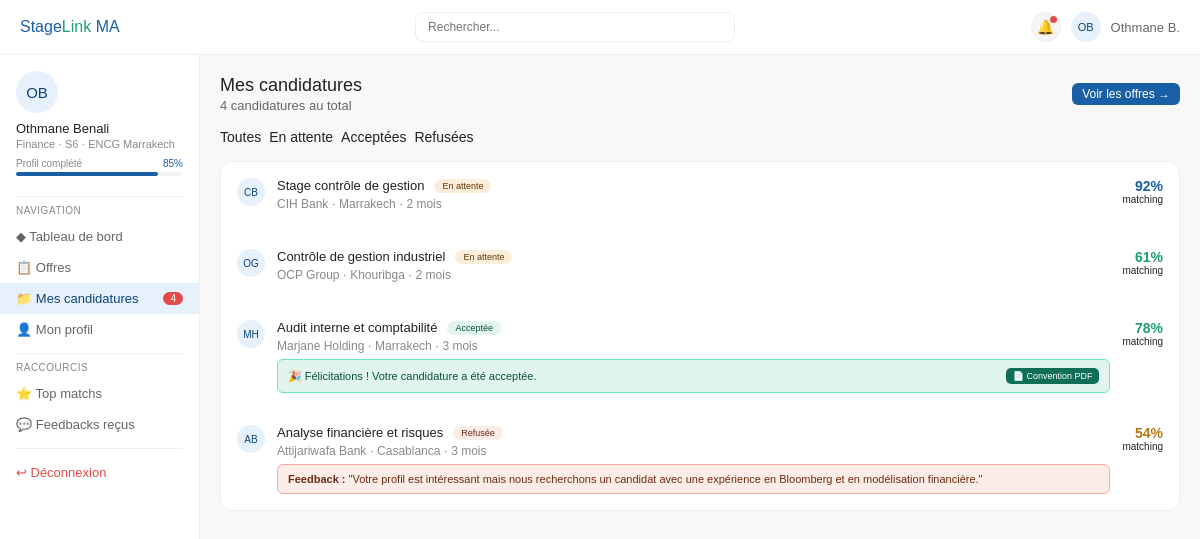
The app's page /etudiant/candidatures (signed in) with its own data.
### models.py (models this page shows, shortened)
class Etudiant(db.Model):
    __tablename__ = 'etudiant'
    id = db.Column(db.Integer, primary_key=True)
    utilisateur_id = db.Column(db.Integer, db.ForeignKey('utilisateur.id'), nullable=False)
    nom_complet = db.Column(db.String(150), nullable=False)
    universite = db.Column(db.String(150))
    filiere = db.Column(db.String(100))
    niveau = db.Column(db.String(20))
    ville = db.Column(db.String(100))
    cv_path = db.Column(db.String(256))
    date_inscription = db.Column(db.Date, default=date.today)
    competences = db.relationship('Competence', secondary=etudiant_competence, backref='etudiants')
    candidatures = db.relationship('Candidature', backref='etudiant', lazy='dynamic', cascade='all, delete-orphan')
    @property
    def initiales(self):
        parts = self.nom_complet.split()
        if len(parts) >= 2:
            return (parts[0][0] + parts[1][0]).upper()
        return self.nom_complet[:2].upper()
    @property
    def completion_profil(self):
        score = 0
        if self.nom_complet: score += 20
        if self.universite: score += 15
        if self.filiere: score += 15
        if self.niveau: score += 10
        if self.ville: score += 10
        if self.cv_path: score += 15
        if self.competences: score += 15
        return score

class Candidature(db.Model):
    __tablename__ = 'candidature'
    id = db.Column(db.Integer, primary_key=True)
    etudiant_id = db.Column(db.Integer, db.ForeignKey('etudiant.id'), nullable=False)
    offre_id = db.Column(db.Integer, db.ForeignKey('offre.id'), nullable=False)
    statut = db.Column(db.String(20), default='EN_ATTENTE')
    lettre_motivation = db.Column(db.Text)
    score_matching = db.Column(db.Float, default=0.0)
    date_postulation = db.Column(db.Date, default=date.today)
    feedback = db.relationship('Feedback', backref='candidature', uselist=False, cascade='all, delete-orphan')
    convention = db.relationship('Convention', backref='candidature', uselist=False, cascade='all, delete-orphan')
    @property
    def statut_label(self):
        labels = {'EN_ATTENTE': 'En attente', 'ACCEPTEE': 'Acceptée', 'REFUSEE': 'Refusée'}
        return labels.get(self.statut, self.statut)
    @property
    def statut_class(self):
        classes = {'EN_ATTENTE': 'badge-attente', 'ACCEPTEE': 'badge-acceptee', 'REFUSEE': 'badge-refusee'}
        return classes.get(self.statut, '')

class Entreprise(db.Model):
    __tablename__ = 'entreprise'
    id = db.Column(db.Integer, primary_key=True)
    utilisateur_id = db.Column(db.Integer, db.ForeignKey('utilisateur.id'), nullable=False)
    nom = db.Column(db.String(150), nullable=False)
    secteur = db.Column(db.String(100))
    ville = db.Column(db.String(100))
    taille = db.Column(db.String(20))
    description = db.Column(db.Text)
    rc = db.Column(db.String(100))
    est_verifiee = db.Column(db.Boolean, default=False)
    date_inscription = db.Column(db.Date, default=date.today)
    offres = db.relationship('Offre', backref='entreprise', lazy='dynamic', cascade='all, delete-orphan')
    @property
    def initiales(self):
        words = self.nom.split()
        if len(words) >= 2:
            return (words[0][0] + words[1][0]).upper()
        return self.nom[:3].upper()

class Offre(db.Model):
    __tablename__ = 'offre'
    id = db.Column(db.Integer, primary_key=True)
    entreprise_id = db.Column(db.Integer, db.ForeignKey('entreprise.id'), nullable=False)
    titre = db.Column(db.String(200), nullable=False)
    description = db.Column(db.Text)
    missions = db.Column(db.Text)
    duree = db.Column(db.Integer)
    ville = db.Column(db.String(100))
    filiere_requise = db.Column(db.String(100))
    remuneration = db.Column(db.Integer, nullable=True)
    statut = db.Column(db.String(20), default='ACTIVE')
    date_publication = db.Column(db.Date, default=date.today)
    date_debut = db.Column(db.String(50))
    competences = db.relationship('Competence', secondary=offre_competence, backref='offres')
    candidatures = db.relationship('Candidature', backref='offre', lazy='dynamic', cascade='all, delete-orphan')

class Feedback(db.Model):
    __tablename__ = 'feedback'
    id = db.Column(db.Integer, primary_key=True)
    candidature_id = db.Column(db.Integer, db.ForeignKey('candidature.id'), nullable=False)
    commentaire = db.Column(db.Text, nullable=False)
    note = db.Column(db.Integer)
    date = db.Column(db.Date, default=date.today)

### routes/etudiant.py (the view)
@etudiant_bp.route('/candidatures')
@etudiant_required
def candidatures():
    etudiant = current_user.etudiant
    statut_filter = request.args.get('statut', '')
    cands = etudiant.candidatures.order_by(Candidature.date_postulation.desc())
    if statut_filter:
        cands = cands.filter_by(statut=statut_filter)
    return render_template('etudiant/candidatures.html',
        etudiant=etudiant,
        candidatures=cands.all(),
        statut_filtre=statut_filter)

### models.py (called while the page is built)
    @property
    def is_active(self):
        return self.actif

### routes/etudiant.py (called while the page is built)
def etudiant_required(f):
    @wraps(f)
    def decorated(*args, **kwargs):
        if not current_user.is_authenticated or current_user.role != 'ETUDIANT':
            abort(403)
        return f(*args, **kwargs)
    return login_required(decorated)

### templates/etudiant/candidatures.html (shortened to what this page needs)
{% extends 'base.html' %}
{% block body %}
<div class="topbar">
  <div class="logo">Stage<span>Link</span> MA</div>
  <div class="topbar-search">
    <form action="{{ url_for('etudiant.offres') }}" method="GET">
      <input type="text" name="q" placeholder="Rechercher..." class="form-control" style="font-size:12px;padding:7px 12px">
    </form>
  </div>
  <div class="topbar-right">
    <a href="{{ url_for('etudiant.marquer_notifications_lues') }}" class="notif-btn">
      🔔{% if notif_count > 0 %}<span class="notif-dot"></span>{% endif %}
    </a>
    <div class="avatar">{{ etudiant.initiales }}</div>
    <span style="font-size:13px;color:#666">{{ etudiant.nom_complet.split()[0] }} {{ etudiant.nom_complet.split()[-1][0] if etudiant.nom_complet.split()|length > 1 else '' }}.</span>
  </div>
</div>
<div class="body-layout">
  <div class="sidebar">
    <div class="sidebar-profile">
      <div class="avatar avatar-lg" style="margin-bottom:8px">{{ etudiant.initiales }}</div>
      <div class="sidebar-profile-name">{{ etudiant.nom_complet }}</div>
      <div class="sidebar-profile-sub">{{ etudiant.filiere }} · {{ etudiant.niveau }} · {{ etudiant.universite }}</div>
      <div class="profile-bar-wrap">
        <div class="profile-bar-label"><span>Profil complété</span><span>{{ etudiant.completion_profil }}%</span></div>
        <div class="profile-bar"><div class="profile-bar-fill" style="width:{{ etudiant.completion_profil }}%"></div></div>
      </div>
    </div>
    <div class="sid-divider"></div>
    <span class="sid-label">Navigation</span>
    <a href="{{ url_for('etudiant.dashboard') }}" class="sid-item">◆ Tableau de bord</a>
    <a href="{{ url_for('etudiant.offres') }}" class="sid-item">📋 Offres</a>
    <a href="{{ url_for('etudiant.candidatures') }}" class="sid-item active">📁 Mes candidatures <span class="sid-badge sid-badge-red">{{ candidatures|length }}</span></a>
    <a href="{{ url_for('etudiant.profil') }}" class="sid-item">👤 Mon profil</a>
    <div class="sid-divider"></div>
    <span class="sid-label">Raccourcis</span>
    <a href="{{ url_for('etudiant.offres') }}" class="sid-item">⭐ Top matchs</a>
    <a href="{{ url_for('etudiant.candidatures') }}?statut=REFUSEE" class="sid-item">💬 Feedbacks reçus</a>
    <div class="sid-divider"></div>
    <a href="{{ url_for('auth.logout') }}" class="sid-item" style="color:var(--red)">↩ Déconnexion</a>
  </div>
  <div class="main">
    <div style="margin-bottom:16px;display:flex;align-items:center;justify-content:space-between">
      <div>
        <h2 style="font-size:18px;font-weight:500">Mes candidatures</h2>
        <p style="font-size:13px;color:#666;margin-top:2px">{{ candidatures|length }} candidature{{ 's' if candidatures|length != 1 }} au total</p>
      </div>
      <a href="{{ url_for('etudiant.offres') }}" class="btn btn-primary btn-sm" style="font-size:12px">Voir les offres →</a>
    </div>
    <div style="display:flex;gap:8px;margin-bottom:16px;flex-wrap:wrap">
      <a href="{{ url_for('etudiant.candidatures') }}" class="filter-chip {% if not statut_filtre %}active{% endif %}" style="text-decoration:none">Toutes</a>
      <a href="{{ url_for('etudiant.candidatures') }}?statut=EN_ATTENTE" class="filter-chip {% if statut_filtre == 'EN_ATTENTE' %}active{% endif %}" style="text-decoration:none">En attente</a>
      <a href="{{ url_for('etudiant.candidatures') }}?statut=ACCEPTEE" class="filter-chip {% if statut_filtre == 'ACCEPTEE' %}active{% endif %}" style="text-decoration:none">Acceptées</a>
      <a href="{{ url_for('etudiant.candidatures') }}?statut=REFUSEE" class="filter-chip {% if statut_filtre == 'REFUSEE' %}active{% endif %}" style="text-decoration:none">Refusées</a>
    </div>
    {% if candidatures %}
    <div class="card" style="padding:0;overflow:hidden">
      {% for c in candidatures %}
      <div style="padding:16px;border-bottom:1px solid var(--border);{% if loop.last %}border-bottom:none{% endif %}">
        <div style="display:flex;align-items:flex-start;gap:12px">
          <div class="cand-avatar" style="background:var(--primary-light);color:var(--primary-dark);flex-shrink:0">{{ c.offre.entreprise.initiales }}</div>
          <div style="flex:1;min-width:0">
            <div style="display:flex;align-items:center;gap:10px;margin-bottom:4px;flex-wrap:wrap">
              <div style="font-size:13px;font-weight:500">{{ c.offre.titre }}</div>
              <span class="badge-statut {{ c.statut_class }}">{{ c.statut_label }}</span>
            </div>
            <div style="font-size:12px;color:var(--gray-500);margin-bottom:6px">
              {{ c.offre.entreprise.nom }} · {{ c.offre.ville }} · {{ c.offre.duree }} mois
            </div>
            {% if c.statut == 'REFUSEE' and c.feedback %}
            <div style="background:var(--red-light);border:1px solid #FCA5A5;border-radius:6px;padding:8px 10px;font-size:11px;color:var(--red-dark);margin-top:6px">
              <strong>Feedback :</strong> "{{ c.feedback.commentaire }}"
            </div>
            {% endif %}
            {% if c.statut == 'ACCEPTEE' %}
            <div style="background:var(--green-light);border:1px solid #6EE7B7;border-radius:6px;padding:8px 10px;font-size:11px;color:var(--green-dark);margin-top:6px;display:flex;align-items:center;justify-content:space-between">
              <span>🎉 Félicitations ! Votre candidature a été acceptée.</span>
              <a href="{{ url_for('etudiant.telecharger_convention', candidature_id=c.id) }}" class="btn btn-green btn-xs" style="margin-left:10px;white-space:nowrap">📄 Convention PDF</a>
            </div>
            {% endif %}
          </div>
          <div style="text-align:right;flex-shrink:0">
            <div style="font-size:14px;font-weight:600;color:{% if c.score_matching >= 80 %}var(--primary){% elif c.score_matching >= 60 %}var(--green){% else %}var(--orange){% endif %}">{{ c.score_matching|int }}%</div>
            <div style="font-size:10px;color:var(--gray-400)">matching</div>
          </div>
        </div>
      </div>
      {% endfor %}
    </div>
    {% endif %}
  </div>
</div>
{% endblock %}

### records on screen
Etudiant: initiales "OB", nom_complet "Othmane", nom_complet.split|length "B", nom_complet "Othmane Benali", filiere "Finance", niveau "S6", universite "ENCG Marrakech", completion_profil "85"
Candidature: offre.entreprise.initiales "CB", offre.titre "Stage contrôle de gestion", statut_label "En attente", offre.entreprise.nom "CIH Bank", offre.ville "Marrakech", offre.duree "2", score_matching "92"
Candidature: offre.entreprise.initiales "OG", offre.titre "Contrôle de gestion industriel", statut_label "En attente", offre.entreprise.nom "OCP Group", offre.ville "Khouribga", offre.duree "2", score_matching "61"
Candidature: offre.entreprise.initiales "MH", offre.titre "Audit interne et comptabilité", statut_label "Acceptée", offre.entreprise.nom "Marjane Holding", offre.ville "Marrakech", offre.duree "3", score_matching "78"
Candidature: offre.entreprise.initiales "AB", offre.titre "Analyse financière et risques", statut_label "Refusée", offre.entreprise.nom "Attijariwafa Bank", offre.ville "Casablanca", offre.duree "3", feedback.commentaire "Votre profil est intéressant mais nous recherchons un candidat avec une expérience en Bloomberg et en modélisation financière.", score_matching "54"

### other values on screen
{{ candidatures|length }} "4"
{{ 's' if candidatures|length != 1 }} "s"
